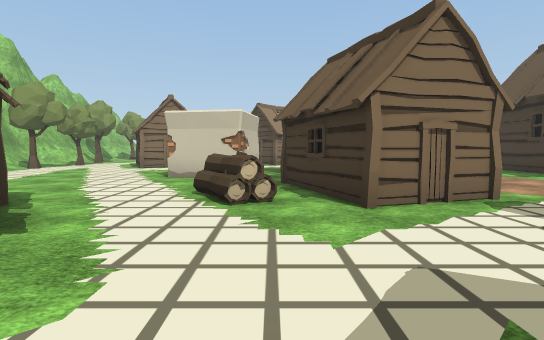
[1] (above)

24 first-person views from a walk through a Unity game level. The camera is 1.5 m above the floor, tilts 4° down and sees 80° across. The floor is counted in squares, 2 m on a side. Each view is taken from the middle of a square. On the plan, view 1 faces up. The plan holds only what a view shows up to about 11 squares ahead; the rest is blank. The place goes on beyond the plan. The player is left out. Some animated figures are not drawn. Some surface patterns are stand-ins.

[2]
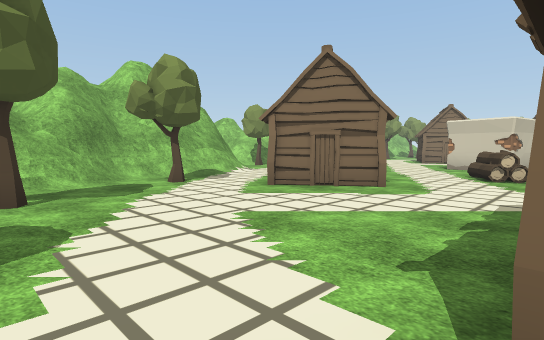

[3]
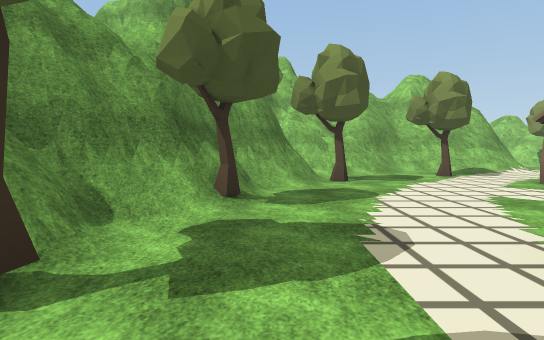

[4]
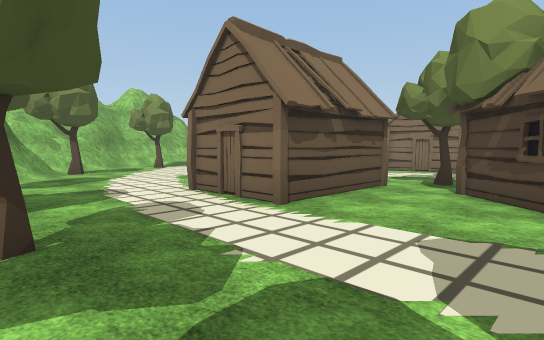

[5]
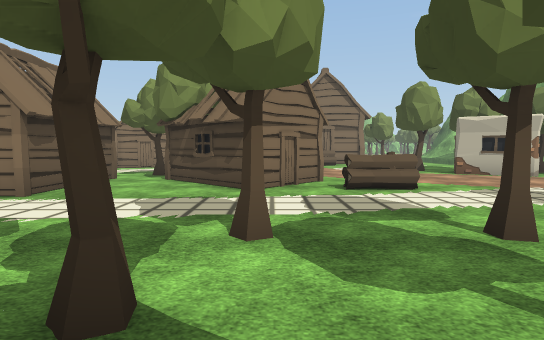

[6]
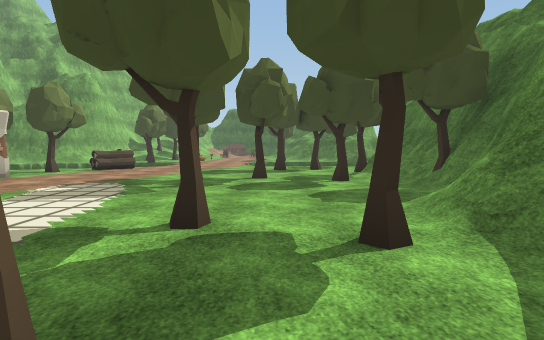

[7]
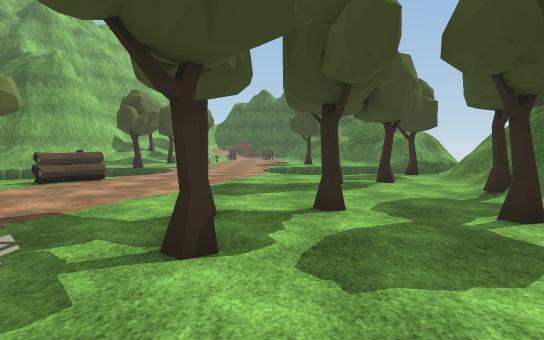

[8]
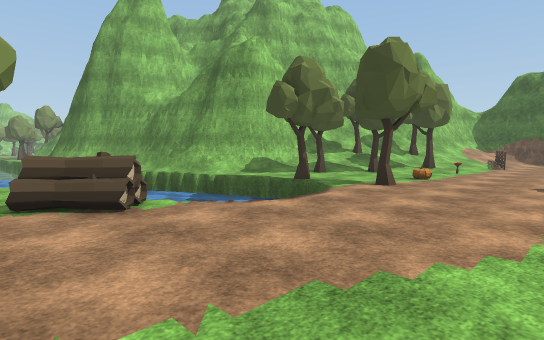

[9]
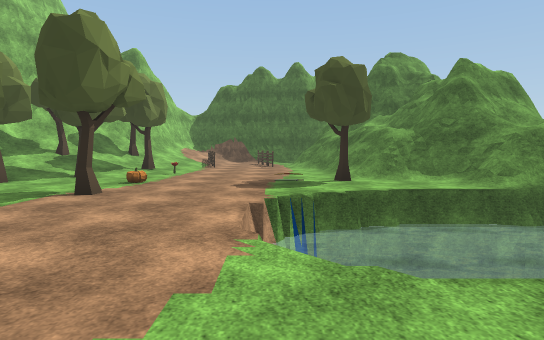

[10]
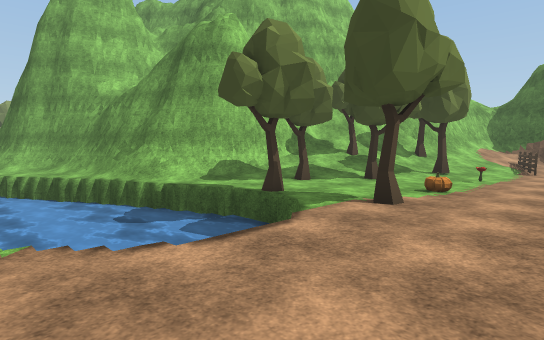

[11]
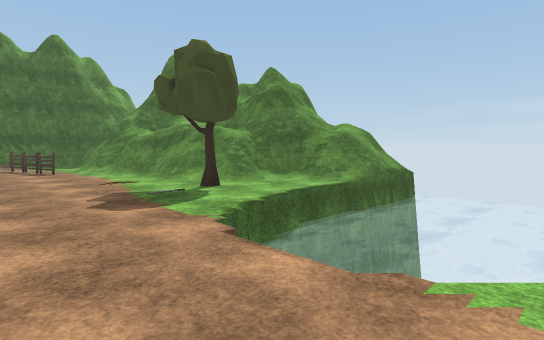

[12]
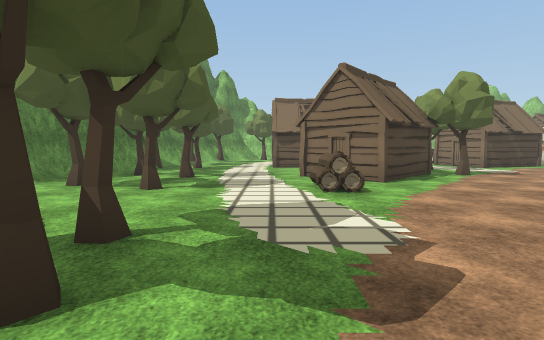

[13]
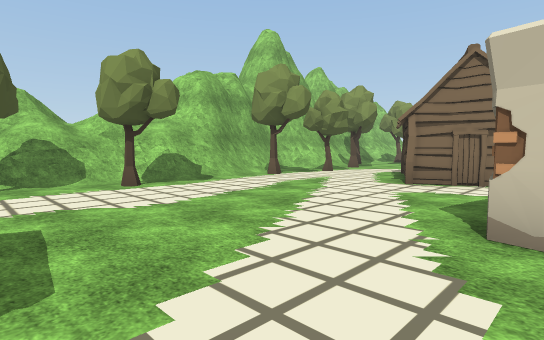

[14]
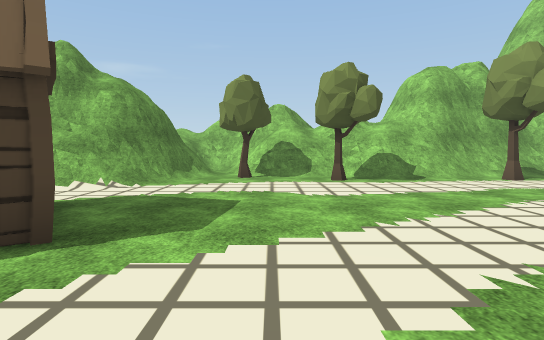

[15]
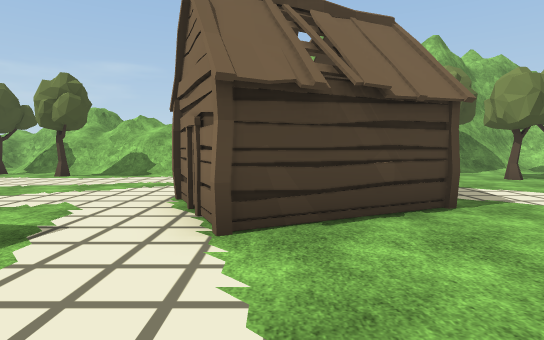

[16]
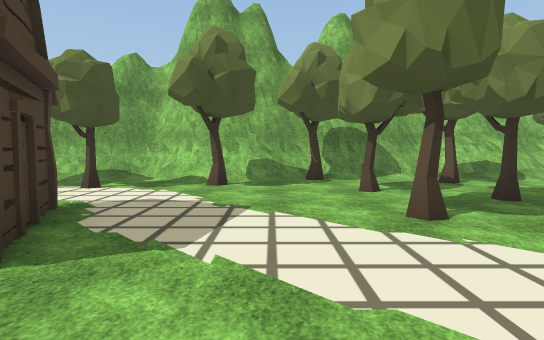

[17]
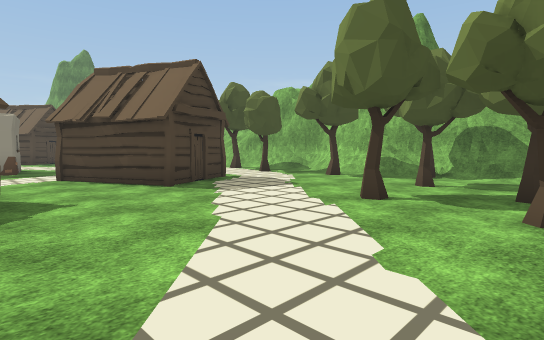

[18]
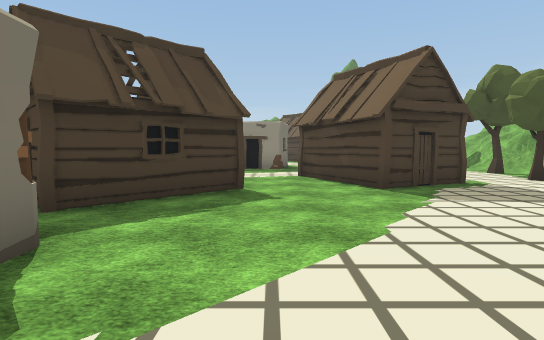

[19]
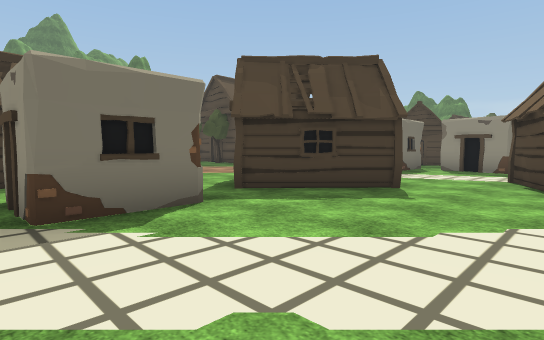

[20]
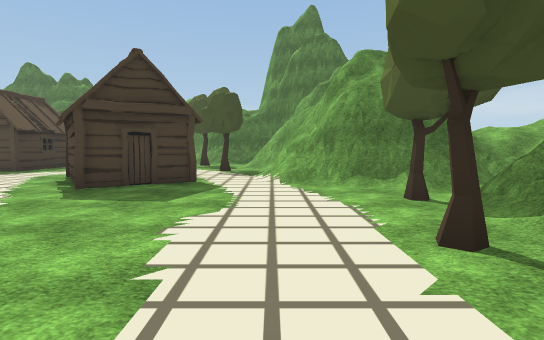

[21]
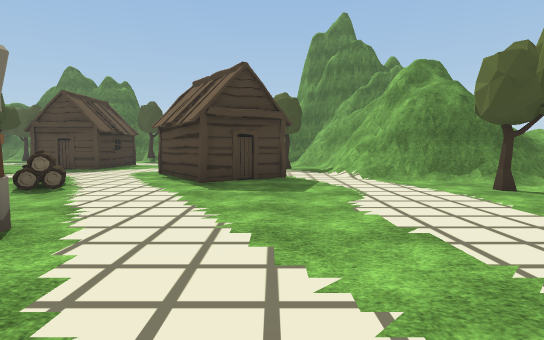

[22]
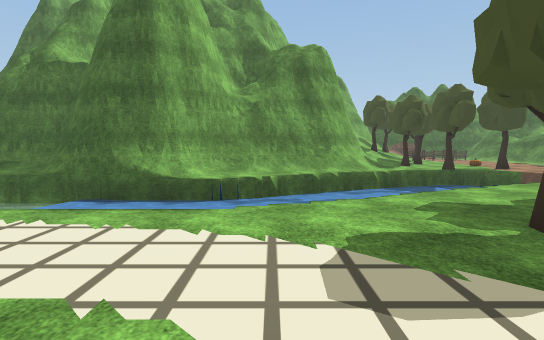

[23]
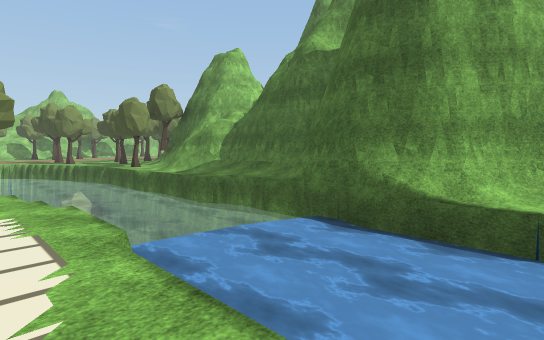

[24]
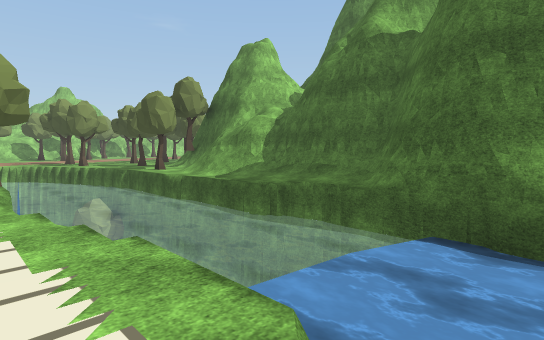

### Floor plan
Key: @ floor where view 1 was taken; # wall or solid block; . main floor; : floor 0.5 m higher than the main floor; + floor 2 m higher than the main floor; * floor 2.5 m higher than the main floor; % floor 2.75 m higher than the main floor; / step, stairs or slope; = window, fence, low wall or low ledge; ≈ water the walk keeps out of; ^ raised ledge; T tree; H hut; L log; O other object.
Columns run from 13 left of view 1 to 29 right of it. Each row starts with its distance up from view 1.
 21   #/T...T.......            ≈≈≈
 20   #/..T......##..H          ≈≈≈≈T
 19   #/.T..T....O              ≈≈≈≈.
 18   #T...........             ≈≈≈≈/#
 17   ##..........H.            T≈≈≈/#
 16   ##T........H.H.           ≈≈≈≈/##
 15   ##.....H..H.H              ≈≈≈./#
 14   #/.T.H.H...H             .≈≈≈≈.##
 13   #/....H.H...             .≈≈≈≈≈##
 12   ##T...HH....             .≈≈≈≈≈#
 11   ##/.........       HH    ..≈≈≈##
 10  ##=/........O      .H     ..≈≈≈##
  9   %=/......##.     ..H     .≈≈≈≈##
  8  #==.T.....#O.     ..     ..≈≈≈≈=##
  7 ==*=..........HH  ..     ...≈≈≈≈≈=#
  6 ###=..........H  ..     .....  ≈≈ #
  5  ##.T.......LLH H...     ....≈ ≈≈≈##
  4  ==^/....H...LH......     ...≈  ≈≈###
  3  +####..H.H............  T T..≈ ≈≈//####/=
  2      #=..H.H.....T.T...  .##T.≈≈≈≈≈.//////
  1      ##..HH......T.H......O#.T.≈≈≈≈..T/T///
  0      ##.T....@HHH.T.H.........L ≈≈≈T..T///T
 -1      #/.......H H..HHH........L.≈ ≈..../T//
 -2      ##/......H H..H..L............T.:.O../
 -3      ##/......HHH.........................O
 -4       #//T...............TT................
 -5       ####/.........T.T..........≈≈.......O
 -6          ###T.T.T..........T..T.≈≈≈≈......=
 -7            ####  T#T..T.......T.≈≈≈≈.T.===#
 -8              #    ##//#/..T.T...≈≈≈≈..#####
 -9                    ######T####..T≈≈≈//#
-10                         #### ### ≈≈≈/=#
-11                                  ≈≈≈#=#

Positions as (right, up) in squares from view 1, and headings:
1: (0, 0), facing up
2: (1, -4), facing up-left
3: (3, -5), facing left
4: (6, -6), facing up-left
5: (7, -8), facing up
6: (6, -6), facing right
7: (10, -5), facing right
8: (16, -5), facing up-right
9: (17, -5), facing right
10: (18, -4), facing up-right
11: (19, -3), facing down-right
12: (15, -3), facing left
13: (-2, 5), facing up-left
14: (-1, 6), facing left
15: (0, 13), facing left
16: (-2, 17), facing left
17: (-1, 21), facing down-left
18: (-2, 21), facing down
19: (-4, 21), facing down-right
20: (-7, 10), facing down
21: (-5, 11), facing down
22: (11, 6), facing right
23: (14, 7), facing up-right
24: (14, 9), facing up-right
